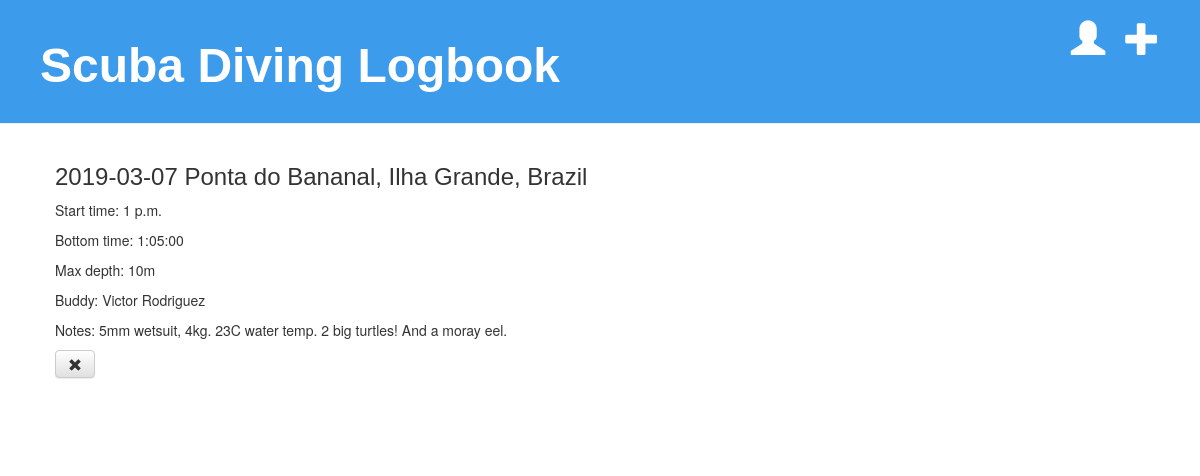
The app's page /dive/1/ with its own data.
### logbook/models.py (models this page shows)
class Dive(models.Model):
    diver = models.ForeignKey(Diver, on_delete=models.CASCADE, related_name='dives')
    location = models.CharField(max_length=100)
    date = models.DateField()
    start_time = models.TimeField()
    duration = models.DurationField()
    max_depth = models.IntegerField()
    buddy_name = models.CharField(max_length=100)
    log_text = models.TextField()
    created_date = models.DateTimeField(default=timezone.now)
    def __str__(self):
        return '%s %s' % (self.date, self.location)

### logbook/views.py (the view)
# urls.py: path('dive/<int:pk>/', views.dive_detail, name='dive_detail'),
def dive_detail(request, pk):
    dive = get_object_or_404(Dive, pk=pk)
    dive_duration = dive.duration*60
    return render(request, 'logbook/dive_detail.html', {'dive': dive, 'dive_duration': dive_duration})

### logbook/templates/logbook/dive_detail.html
{% extends 'logbook/base.html' %}
{% block content %}
    <div class="dive">
      <h3>{{ dive }}</h3>
      <p>Start time: {{ dive.start_time }}</p>
      <p>Bottom time: {{ dive_duration }}</p>
      <p>Max depth: {{ dive.max_depth }}m</p>
      <p>Buddy: {{ dive.buddy_name }}</p>
      <p>Notes: {{ dive.log_text }}</p>
      <a class="btn btn-default" href="{% url 'dive_delete' pk=dive.pk %}"><span class="glyphicon glyphicon-remove"></span></a>
    </div>
{% endblock %}

### logbook/static/css/logbook.css (style rules this page uses)
h2, h3, h4 { font-family: 'Noto', sans-serif; }
.dive { margin-bottom: 70px; }

### records on screen
Dive: date+location "2019-03-07 Ponta do Bananal, Ilha Grande, Brazil", start_time "1 p.m.", max_depth "10", buddy_name "Victor Rodriguez", log_text "5mm wetsuit, 4kg. 23C water temp. 2 big turtles! And a moray eel."

### other values on screen
{{ dive_duration }} "1:05:00"
